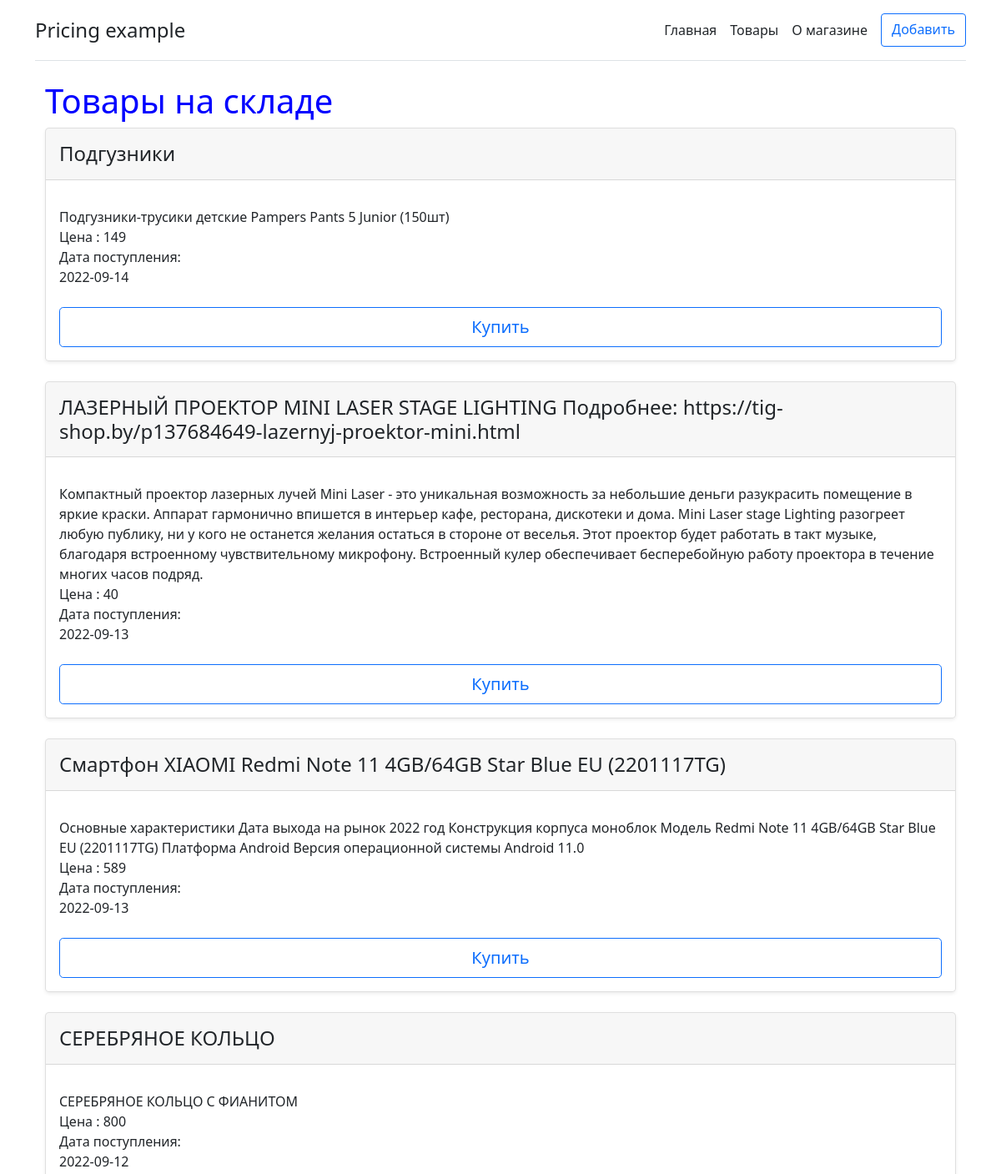
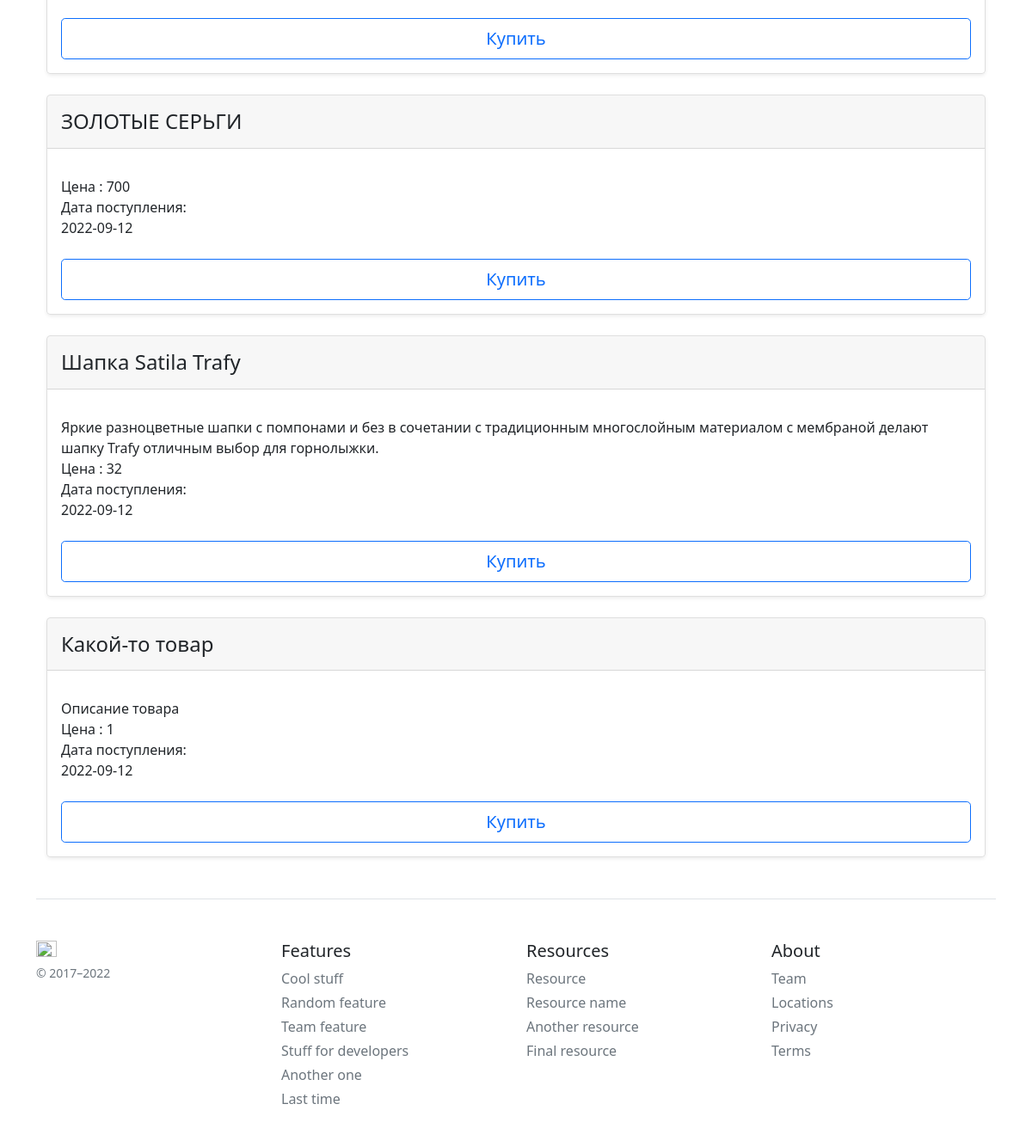
Screenshot of /goods with the database file from the repository (2 pictures, top to bottom).
### app.py (models this page shows)
class Item(db.Model):
    id = db.Column(db.Integer, primary_key=True)
    title = db.Column(db.String(100), nullable=False)
    description = db.Column(db.String(300))
    price = db.Column(db.Integer, nullable=False)
    date = db.Column(db.DateTime, default=datetime.utcnow())
    url = db.Column(db.String(300))
    is_active = db.Column(db.Boolean, default=True)
    num_in_stock = db.Column(db.Integer, nullable=False)  # количество на складе
    num_of_purch = db.Column(db.Integer)   #  число продаж
    discount = db.Column(db.Integer)    # Скидка

### app.py (the view)
@app.route('/goods')
def goods():
    goods = Item.query.order_by(desc(Item.date)).all()
    return render_template('goods.html', title='Товары на складе', goods=goods)

### templates/goods.html (shortened to what this page needs)
{% extends "base.html" %}
{% block page_content %}
<body>
    <div class="container">
        <h1>{{title}}</h1>
        {%for item in goods%}
                <div class="col">
                  <div class="card mb-4 rounded-3 shadow-sm">
                  <div class="card-header py-3">
                    <h4 class="my-0 fw-normal">{{item.title}}</h4>
                  </div>
                  <div class="card-body">
                    <ul class="list-unstyled mt-3 mb-4">
                      <li>{{item.description}}</li>
                      <li>Цена :&nbsp{{item.price}}</li>
                      <li>Дата поступления:</li>
                      <li>{{item.date.date()}}</li>
                    </ul>
                  <a  href="#" class="w-100 btn btn-lg btn-outline-primary">Купить</a>
                  </div>
                  </div>
              </div>
        {%endfor%}
    </div>
</body>
{%endblock%}

### templates/base.html (shortened to what this page needs)
<head>
<link rel="stylesheet"  href="https://cdn.jsdelivr.net/npm/bootstrap@5.1.3/dist/css/bootstrap.min.css">
<link href="static/myexternal.css" rel="stylesheet">
</head>
<body background="https://www.firestock.ru/download/s/1ip8b3qqixgy9no/Fotolia_46795878_Subscription_XXL.jpg">
<div class="container py-3">
  <header>
    <div class="d-flex flex-column flex-md-row align-items-center pb-3 mb-4 border-bottom">
      <a href="/" class="d-flex align-items-center text-dark text-decoration-none">
      <span class="fs-4">Pricing example</span>
      </a>
      <nav class="d-inline-flex mt-2 mt-md-0 ms-md-auto">
        <a class="me-3 py-2 text-dark text-decoration-none" href="/">Главная</a>
        <a class="me-3 py-2 text-dark text-decoration-none" href="/goods">Товары</a>
        <a class="me-3 py-2 text-dark text-decoration-none" href="/about">О магазине</a>
        <a class="btn btn-outline-primary" href="/create">Добавить</a>
      </nav>
    </div>
  </header>
{%block page_content%} {% endblock %}
  <footer class="pt-4 my-md-5 pt-md-5 border-top">
    <div class="row">
      <div class="col-12 col-md">
        <img class="mb-2" src="/docs/5.2/assets/brand/bootstrap-logo.svg" alt="" width="24" height="19">
        <small class="d-block mb-3 text-muted">© 2017–2022</small>
      </div>
      <div class="col-6 col-md">
        <h5>Features</h5>
        <ul class="list-unstyled text-small">
          <li class="mb-1"><a class="link-secondary text-decoration-none" href="#">Cool stuff</a></li>
          <li class="mb-1"><a class="link-secondary text-decoration-none" href="#">Random feature</a></li>
          <li class="mb-1"><a class="link-secondary text-decoration-none" href="#">Team feature</a></li>
          <li class="mb-1"><a class="link-secondary text-decoration-none" href="#">Stuff for developers</a></li>
          <li class="mb-1"><a class="link-secondary text-decoration-none" href="#">Another one</a></li>
          <li class="mb-1"><a class="link-secondary text-decoration-none" href="#">Last time</a></li>
        </ul>
      </div>
      <div class="col-6 col-md">
        <h5>Resources</h5>
        <ul class="list-unstyled text-small">
          <li class="mb-1"><a class="link-secondary text-decoration-none" href="#">Resource</a></li>
          <li class="mb-1"><a class="link-secondary text-decoration-none" href="#">Resource name</a></li>
          <li class="mb-1"><a class="link-secondary text-decoration-none" href="#">Another resource</a></li>
          <li class="mb-1"><a class="link-secondary text-decoration-none" href="#">Final resource</a></li>
        </ul>
      </div>
      <div class="col-6 col-md">
        <h5>About</h5>
        <ul class="list-unstyled text-small">
          <li class="mb-1"><a class="link-secondary text-decoration-none" href="#">Team</a></li>
          <li class="mb-1"><a class="link-secondary text-decoration-none" href="#">Locations</a></li>
          <li class="mb-1"><a class="link-secondary text-decoration-none" href="#">Privacy</a></li>
          <li class="mb-1"><a class="link-secondary text-decoration-none" href="#">Terms</a></li>
        </ul>
      </div>
    </div>
  </footer>
</div>
</body>

### static/myexternal.css (style rules this page uses)
h1 { color : blue }

### rows the page displays
Item: title "Подгузники", description "Подгузники-трусики детские Pampers Pants 5 Junior (150шт)", price "149", date "2022-09-14"
Item: title "ЛАЗЕРНЫЙ ПРОЕКТОР MINI LASER STAGE LIGHTING Подробнее: https://tig-shop.by/p137684649-lazernyj-proektor-mini.html", description "Компактный проектор лазерных лучей Mini Laser - это уникальная возможность за небольшие деньги разукрасить помещение в яркие краски. Аппарат гармонично впишется в интерьер кафе, ресторана, дискотеки и дома. Mini Laser stage Lighting разогреет любую публику, ни у кого не останется желания остаться в стороне от веселья. Этот проектор будет работать в такт музыке, благодаря встроенному чувствительному микрофону. Встроенный кулер обеспечивает бесперебойную работу проектора в течение многих часов подряд.", price "40", date "2022-09-13"
Item: title "Смартфон XIAOMI Redmi Note 11 4GB/64GB Star Blue EU (2201117TG)", description "Основные характеристики Дата выхода на рынок 2022 год Конструкция корпуса моноблок Модель Redmi Note 11 4GB/64GB Star Blue EU (2201117TG) Платформа Android Версия операционной системы Android 11.0", price "589", date "2022-09-13"
Item: title "СЕРЕБРЯНОЕ КОЛЬЦО", description "СЕРЕБРЯНОЕ КОЛЬЦО С ФИАНИТОМ", price "800", date "2022-09-12"
Item: title "ЗОЛОТЫЕ СЕРЬГИ", price "700", date "2022-09-12"
Item: title "Шапка Satila Trafy", description "Яркие разноцветные шапки с помпонами и без в сочетании с традиционным многослойным материалом с мембраной делают шапку Trafy отличным выбор для горнолыжки.", price "32", date "2022-09-12"
Item: title "Какой-то товар", description "Описание товара", price "1", date "2022-09-12"

### other values shown
{{ title }} "Товары на складе"
